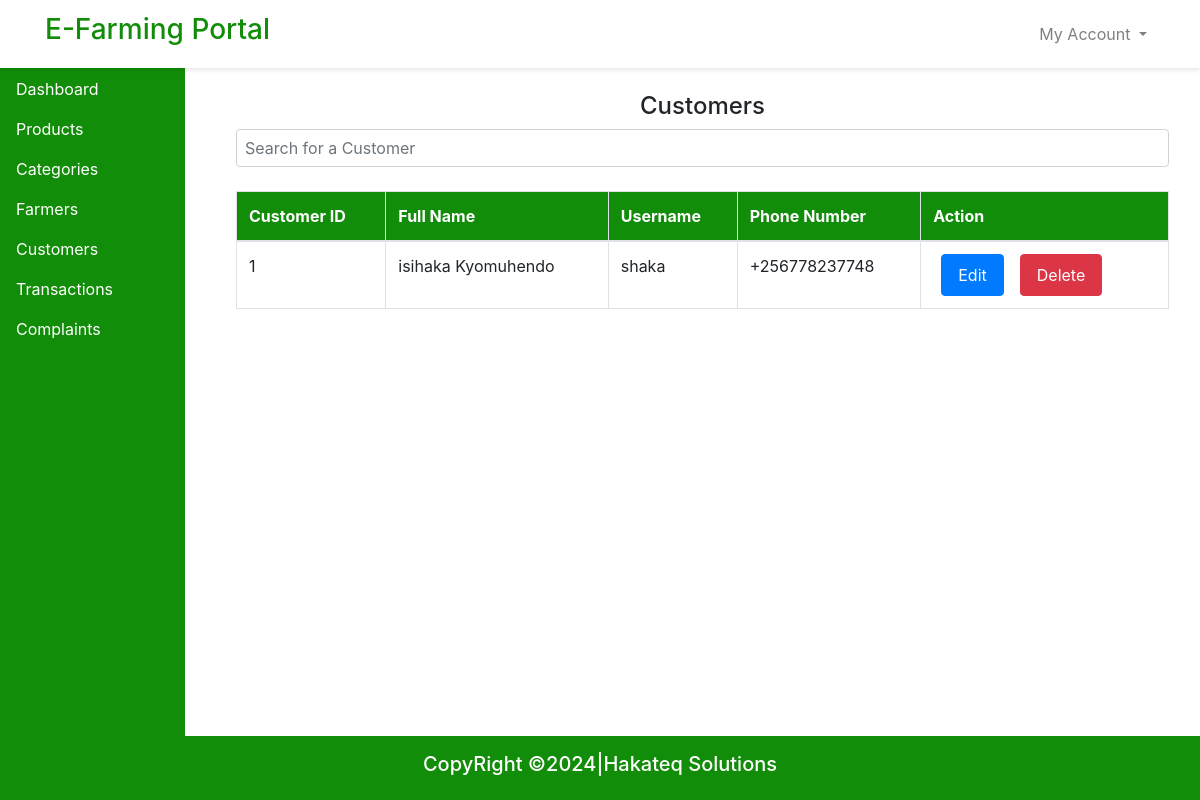
Screenshot of /customers/admin/1 with the database file from the repository.
### efp_app/models.py (models this page shows)
class Customer(models.Model):
    customerID = models.AutoField(primary_key=True)
    first_name = models.CharField(max_length=255)
    last_name = models.CharField(max_length=255)
    username = models.CharField(max_length=255)
    phone_number = models.CharField(max_length=20)
    email_address = models.EmailField(max_length=255)
    role = models.CharField(max_length=45)
    address = models.CharField(max_length=255)
    password = models.CharField(max_length=255)

### efp_app/views.py (the view)
# urls.py: path('customers/<str:role>/<int:user_id>', views.customers, name="customers")
def customers(request, role, user_id):
    if role == 'admin':
        user = get_object_or_404(models.Admin, adminID=user_id)
    elif role == 'farmer':
        user = get_object_or_404(models.Farmer, farmerID=user_id )
    elif role == 'customer':
        user = get_object_or_404(models.Customer, customerID=user_id )
    customers=models.Customer.objects.all()
    context={
        'role':role,
        'user_id':user_id,
        'user':user,
        'customers':customers
    }
    return render(request, 'pages/customers.html', context)

### efp_app/templates/pages/customers.html
{%extends 'layout.html'%}
{%block content%}
<div class="container">
    <h4 class="text-center">Customers</h4>
    <form class="my-2">
        <input type="text" name="searchKeyword" id="searchInput" onkeyup="searchTable()"
            placeholder="Search for a Customer" class="w-100 form-control p-2">
    </form>
    <table class="table table-bordered mt-4" id="dataTable">
        <thead class="bg_green text-white">
            <tr>
                <th>Customer ID</th>
                <th>Full Name</th>
                <th>Username</th>
                <th>Phone Number</th>
                <th>Action</th>
            </tr>
        </thead>
        <tbody>
            {% if customers %}
            {% for customer in customers %}
            <tr>
                <td>{{customer.customerID }}</td>
                <td>{{ customer.first_name }} {{customer.last_name}}</td>
                <td>{{customer.username}}</td>
                <td>{{customer.phone_number}}</td>
                <td>
                    <div class="d-flex">
                        <a href="#" class="nav-link btn btn-primary mx-2" data-toggle="modal"
                            data-target="#editCategory{{category.categoryID}}"> Edit</a>
                        <a href="" onclick="return confirm('Are you sure you want to delete this category?');"
                            class="nav-link btn btn-danger mx-2">Delete</a>
                    </div>
                </td>
            </tr>
            {% endfor %}
            {% else %}
            <tr>
                <td colspan="4">No Farmers Available.</td>
            </tr>
            {% endif %}
        </tbody>
    </table>
</div>
{%endblock%}

### efp_app/static/css/styles.css (style rules this page uses)
body { padding-top: 76px; }
.bg_green { background: #128d09; }

### rows the page displays
Customer: customerID "1", first_name "isihaka", last_name "Kyomuhendo", username "shaka", phone_number "+256778237748"
